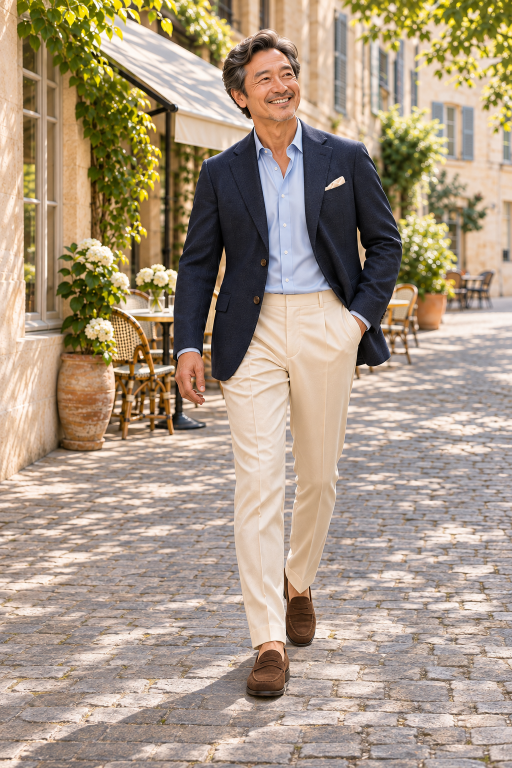
#> input picture output/imagegen/lavento-navy-full-01.png, 1024 x 1536 px (shown at 1/2 size)
$ python create_zoom.py
#> lines starting #> are read from the running program, lines starting #| are printed output that depends on the picture
from PIL import Image
from pathlib import Path

p = Path(__file__).parent
names = ['lavento-navy-full-01.png', 'lavento-olive-full-01.png',
         'lavento-blue-full-01.png', 'lavento-cardigan-01.png',
         'lavento-safari-01.png', 'lavento-casual-suit-01.png']
frames = []
w, h = 480, 720
for name in names:
    im = Image.open(p / name).convert('RGB').resize((w, h), Image.Resampling.LANCZOS)
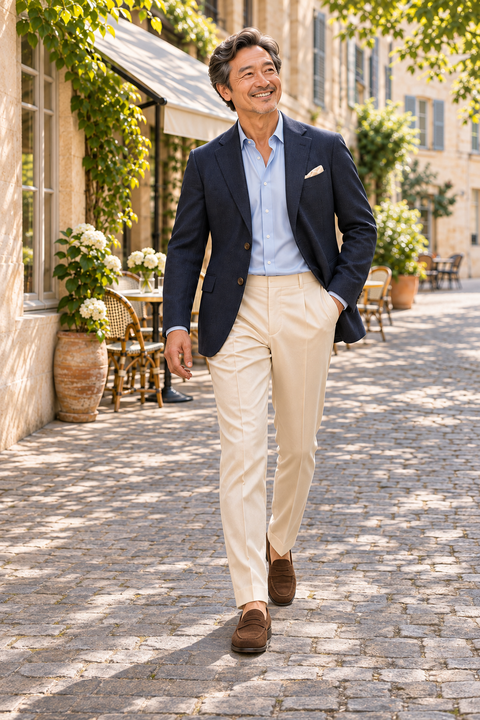
#> im: PIL image 480x720 RGB; mean R, G, B 168.8, 151.6, 131.6
    palette = im.quantize(colors=128)
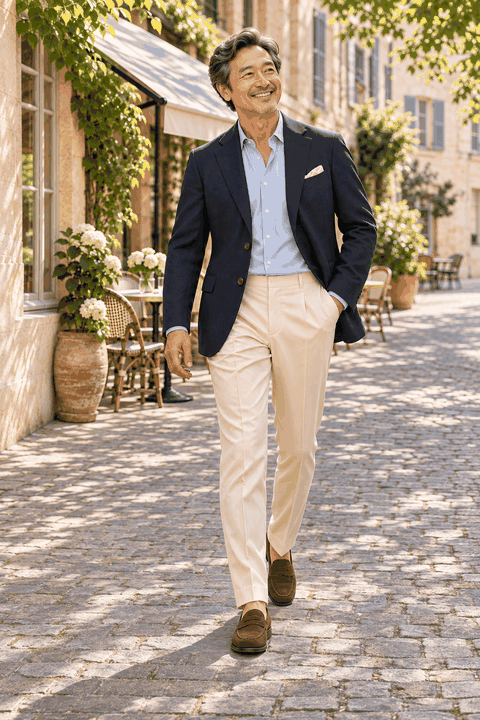
#> palette: PIL image 480x720 P; mean R, G, B 168.4, 151.4, 132.7
    for i in range(30):
        t = i / 29
        scale = 1 + 0.12 * t * t * (3 - 2 * t)
        cw, ch = w / scale, h / scale
        left, top = (w - cw) / 2, (h - ch) * 0.25
        frame = im.transform((w, h), Image.Transform.EXTENT,
                             (left, top, left + cw, top + ch), Image.Resampling.BICUBIC)
        frames.append(frame.quantize(palette=palette, dither=Image.Dither.NONE))
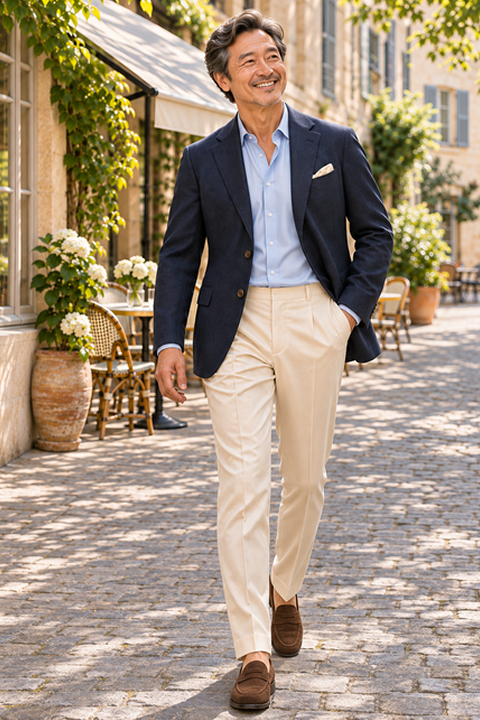
#> frame: PIL image 480x720 RGB; mean R, G, B 163.8, 146.8, 127.5
#> after the loop, frames = 30 items
#> pass 2 of the loop `for name in names:`:
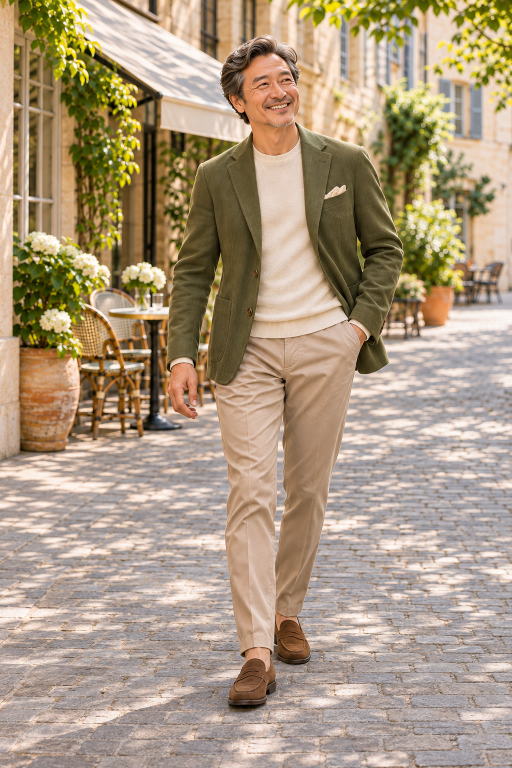
#> input picture output/imagegen/lavento-olive-full-01.png, 1024 x 1536 px (shown at 1/2 size)
#> `im = Image.open(p / name).convert('RGB').resize((w, h), Image.Resampli..`:
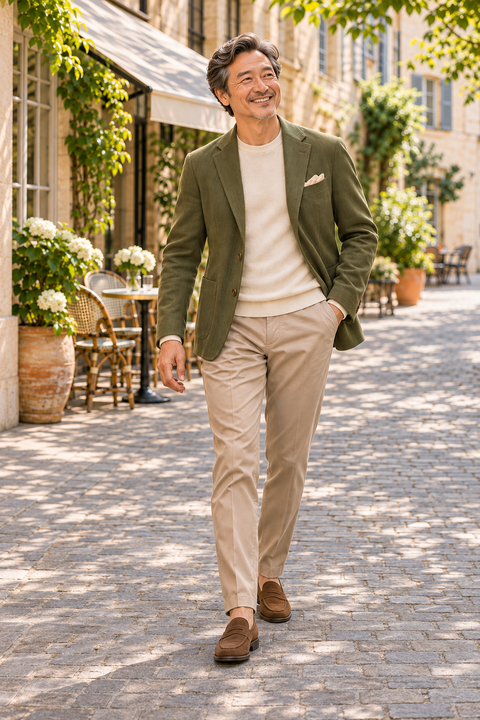
#> im: PIL image 480x720 RGB; mean R, G, B 171.6, 152.8, 128.7
#> after the loop `for i in range(30):`:
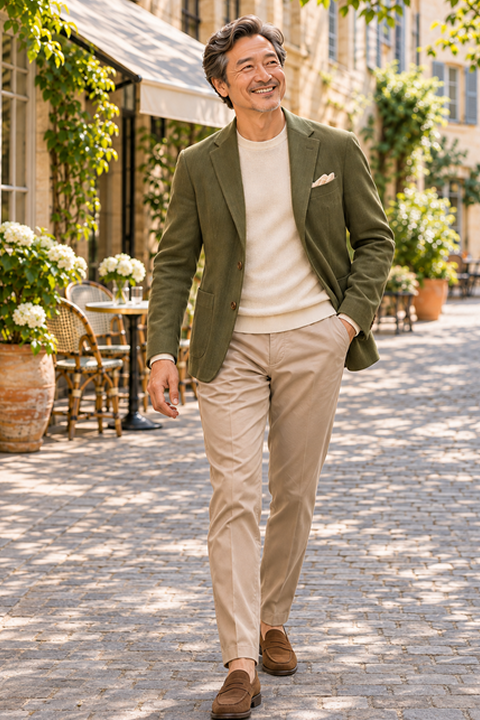
#> frame: PIL image 480x720 RGB; mean R, G, B 168.5, 149.2, 124
#> after the loop `for i in range(30):`: frames = 60 items
#> pass 3 of the loop `for name in names:`:
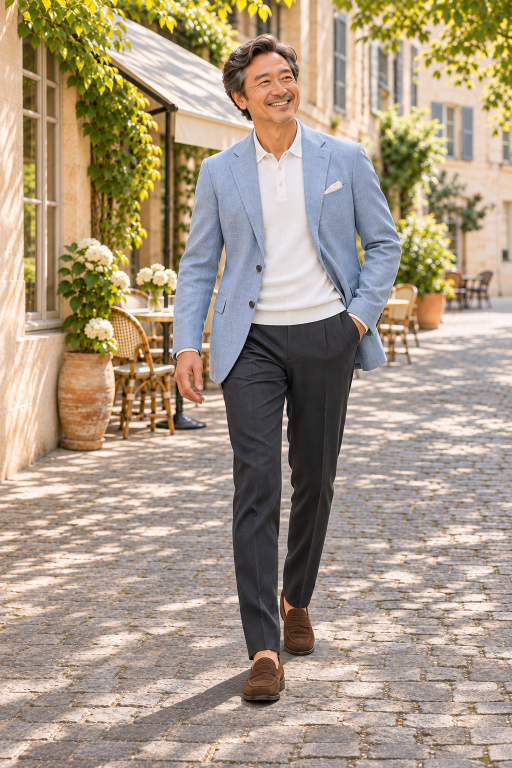
#> input picture output/imagegen/lavento-blue-full-01.png, 1024 x 1536 px (shown at 1/2 size)
#> `palette = im.quantize(colors=128)`:
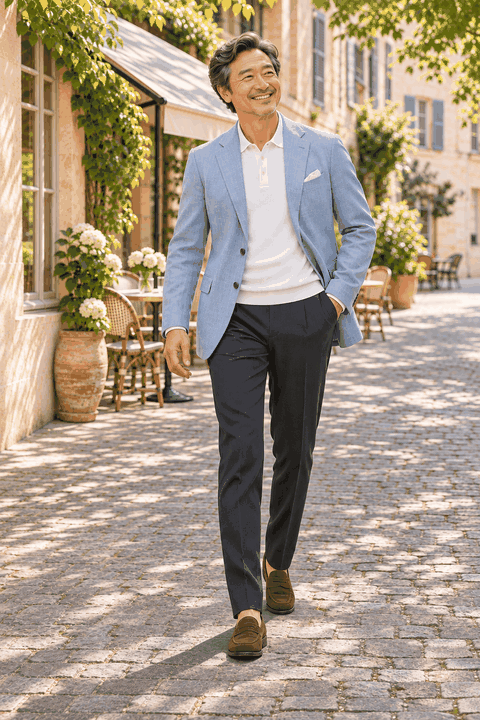
#> palette: PIL image 480x720 P; mean R, G, B 167.8, 152.2, 134
#> after the loop `for i in range(30):`:
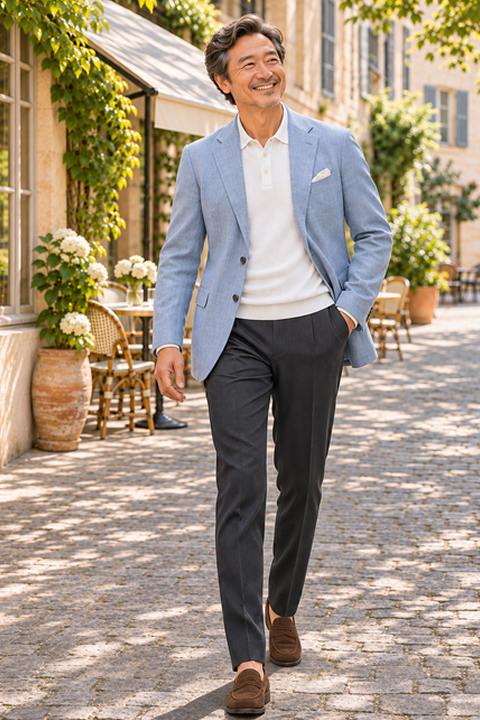
#> frame: PIL image 480x720 RGB; mean R, G, B 162.8, 147.7, 129.3
#> after the loop `for i in range(30):`: frames = 90 items
#> the loop made 6 passes; the first 3 are shown
out = p / 'lavento-outfit-zoom-3sec.gif'
frames[0].save(out, save_all=True, append_images=frames[1:], duration=100,
               loop=0, optimize=False)
check = Image.open(out)
total = 0
for i in range(check.n_frames):
    check.seek(i)
    total += check.info['duration']
#> this loop made 180 passes
#> total on passes 1 to 3: 100, 200, 300
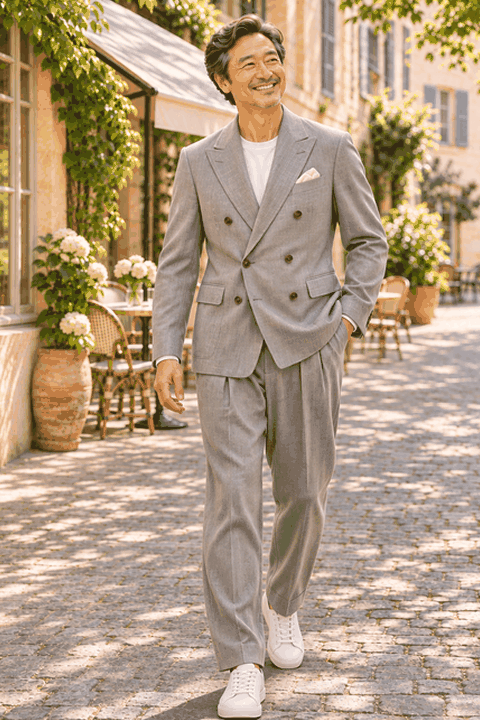
#> check: PIL image 480x720 RGB; mean R, G, B 177.9, 155.6, 130.9
#> after the loop, total = 18000
assert check.n_frames == 180 and total == 18000
#> (the run stopped early here; a loop or call above may not have finished)
